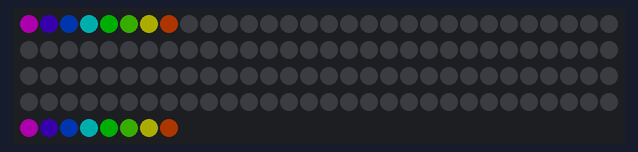
Bench run of a program on a simulated Raspberry Pi (BCM pin numbers). On the bench: 128 RGB LEDs in strip order, left to right, continuing on the next row. Dim RGB values are drawn brighter than linear; the clock reads 2024-03-15 10:24:30 at power-on unless the program sets it; what the program prints to the terminal is not drawn.

Above: at 0.1 s.

The program:

midi_note_display2.py
```python
#!/usr/bin/env python3
# coding=utf-8
# displays the notes on an LED display, received by the Arduino
# each note an individual LED with velocity colour
# By Mike Cook August 2020

import serial
import time
import board
import neopixel

comPort = serial.Serial(port = "/dev/serial0", baudrate = 250000,
                        parity = serial.PARITY_NONE, stopbits = serial.STOPBITS_ONE,
                        bytesize = serial.EIGHTBITS,
                        timeout = 1)
# values in frame
# 0 = event type | 1 = event type with channel
# 2 = control number (0-119) | 3 = control value
frame = [0, 0, 0, 0]

def main():
    init()
    drawSides()
    print("Draw notes sent, one row per octave colour -> velocity")
    while 1:
        readMIDI()
        if frame[0] == 0x9 or frame[0] == 0x8:
            noteNumber = frame[2]
            if frame[0] == 0x8:
                paintLED(noteNumber, ( 0, 0, 0)) # note off
            else :
                col = frame[3] // 8
                paintLED(noteNumber, colours[col]) # note on
            pixels.show()

def paintLED(num, col):
    x = num % 12
    note = num
    y = 0
    while(note > 12) : note -= 12 ; y += 1 # find octave
    if x == 0 : y+=1 # keep on the same line for first note
    y -= 2 # shift down
    if y >= 0 : # don't show lowest notes, you can't hear most
        pixels[(x + 2) * 8 + y] = col

def drawSides():
    i = 0
    for c in range(8) : pixels[c] = colours[i] ; i += 2
    i = 0
    for c in range(120,128) : pixels[c] = colours[i]  ; i += 2
    pixels.show()

def init():
    global pixels, blackKeys, rightWhite, colours
    pixel_pin = board.D18
    num_pixels = 128
    # RGB or GRB. Some NeoPixels have red and green reversed
    ORDER = neopixel.GRB
    BRIGHTNESS = 0.2 # 0.6 is maximum brightness for 3A external supply
    pixels = neopixel.NeoPixel(pixel_pin, num_pixels,
             brightness = BRIGHTNESS, auto_write = False,
             pixel_order = ORDER)
    blackKeys = [ 1, 3, 6, 8, 10, 13]
    rightWhite = [True] * 12
    rightWhite[4] = False ; rightWhite[11] = False
    # put your own colours here
    colours = [(255, 0, 255), (170, 0, 255),(84, 0, 255),
               (0, 0, 255), (0, 84, 255),(0, 169, 255), (0, 255, 255),
               (0, 255, 169), (0, 255, 5), (0, 255, 0), (84, 255, 0),
               (170, 255, 0), (254, 255, 0), (255, 170, 0), (255, 84, 0),
               (255, 0, 0)]

def readMIDI():
    global frame
    frame = [0, 0, 0, 0]
    string = ""
    i = 0
    done = False
    timeout = time.time()
    while time.time() - timeout < 0.01 and not done:
        if comPort.inWaiting() > 0:
            timeout = time.time()
            ch = comPort.read(1)
            if ch == b'\n' :
                if len(string) > 3:
                    frame = [int(s) for s in string.split() if s.isdigit()]
                done = True
            elif ch != b'\r' :
                string = string + ch.decode()

if __name__ == '__main__':
    main()
```
